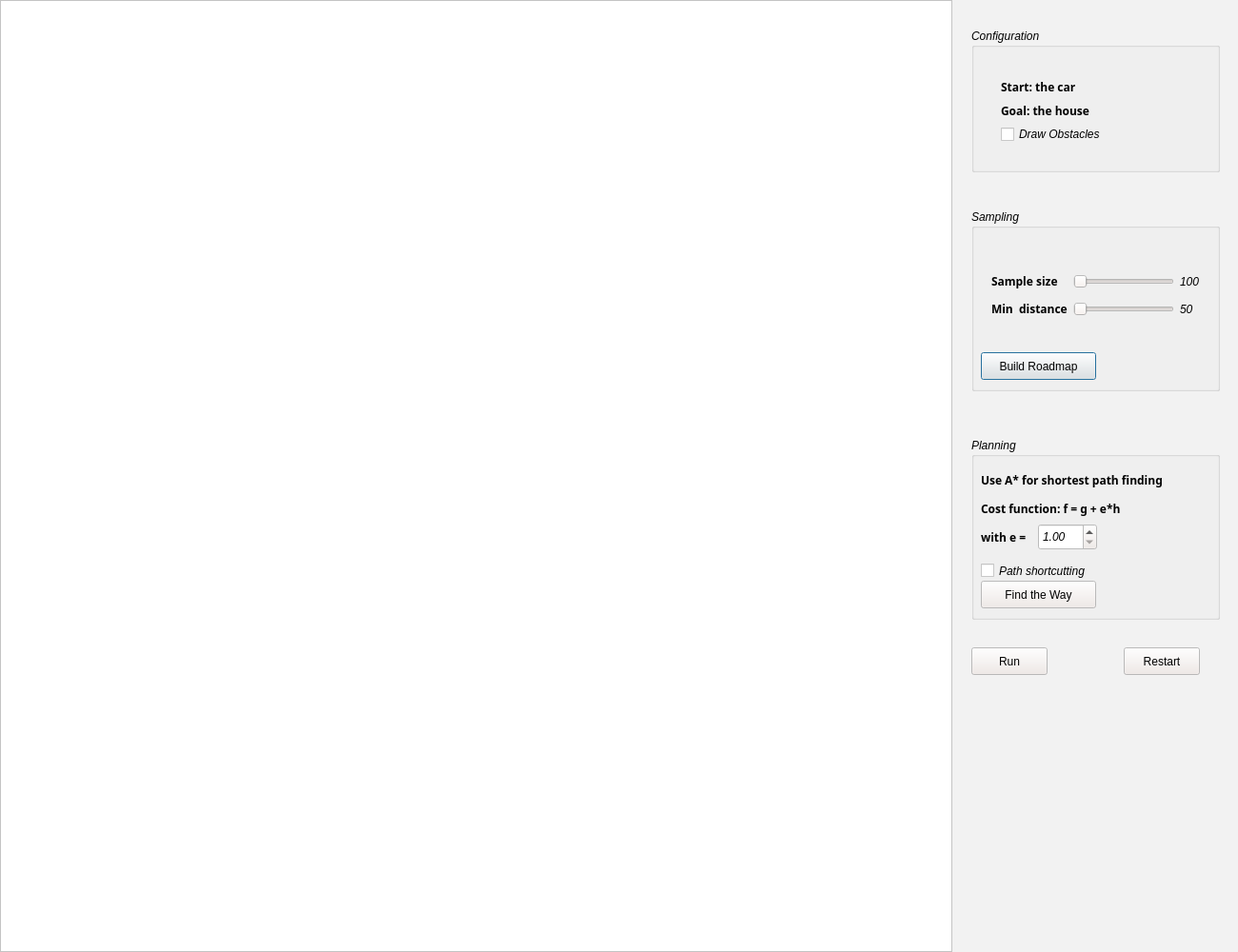
<?xml version="1.0" encoding="UTF-8"?>
<ui version="4.0">
 <class>Dialog</class>
 <widget class="QDialog" name="Dialog">
  <property name="geometry">
   <rect>
    <x>0</x>
    <y>0</y>
    <width>1300</width>
    <height>1000</height>
   </rect>
  </property>
  <property name="palette">
   <palette>
    <active>
     <colorrole role="WindowText">
      <brush brushstyle="SolidPattern">
       <color alpha="255">
        <red>0</red>
        <green>0</green>
        <blue>0</blue>
       </color>
      </brush>
     </colorrole>
     <colorrole role="Button">
      <brush brushstyle="SolidPattern">
       <color alpha="255">
        <red>240</red>
        <green>233</green>
        <blue>230</blue>
       </color>
      </brush>
     </colorrole>
     <colorrole role="Light">
      <brush brushstyle="SolidPattern">
       <color alpha="255">
        <red>255</red>
        <green>255</green>
        <blue>255</blue>
       </color>
      </brush>
     </colorrole>
     <colorrole role="Midlight">
      <brush brushstyle="SolidPattern">
       <color alpha="255">
        <red>247</red>
        <green>244</green>
        <blue>242</blue>
       </color>
      </brush>
     </colorrole>
     <colorrole role="Dark">
      <brush brushstyle="SolidPattern">
       <color alpha="255">
        <red>170</red>
        <green>255</green>
        <blue>127</blue>
       </color>
      </brush>
     </colorrole>
     <colorrole role="Mid">
      <brush brushstyle="SolidPattern">
       <color alpha="255">
        <red>0</red>
        <green>0</green>
        <blue>0</blue>
       </color>
      </brush>
     </colorrole>
     <colorrole role="Text">
      <brush brushstyle="SolidPattern">
       <color alpha="255">
        <red>0</red>
        <green>0</green>
        <blue>0</blue>
       </color>
      </brush>
     </colorrole>
     <colorrole role="BrightText">
      <brush brushstyle="SolidPattern">
       <color alpha="255">
        <red>255</red>
        <green>255</green>
        <blue>255</blue>
       </color>
      </brush>
     </colorrole>
     <colorrole role="ButtonText">
      <brush brushstyle="SolidPattern">
       <color alpha="255">
        <red>0</red>
        <green>0</green>
        <blue>0</blue>
       </color>
      </brush>
     </colorrole>
     <colorrole role="Base">
      <brush brushstyle="SolidPattern">
       <color alpha="255">
        <red>255</red>
        <green>255</green>
        <blue>255</blue>
       </color>
      </brush>
     </colorrole>
     <colorrole role="Window">
      <brush brushstyle="SolidPattern">
       <color alpha="200">
        <red>238</red>
        <green>238</green>
        <blue>238</blue>
       </color>
      </brush>
     </colorrole>
     <colorrole role="Shadow">
      <brush brushstyle="SolidPattern">
       <color alpha="255">
        <red>0</red>
        <green>0</green>
        <blue>0</blue>
       </color>
      </brush>
     </colorrole>
     <colorrole role="AlternateBase">
      <brush brushstyle="SolidPattern">
       <color alpha="255">
        <red>240</red>
        <green>247</green>
        <blue>242</blue>
       </color>
      </brush>
     </colorrole>
     <colorrole role="ToolTipBase">
      <brush brushstyle="SolidPattern">
       <color alpha="255">
        <red>255</red>
        <green>255</green>
        <blue>220</blue>
       </color>
      </brush>
     </colorrole>
     <colorrole role="ToolTipText">
      <brush brushstyle="SolidPattern">
       <color alpha="255">
        <red>0</red>
        <green>0</green>
        <blue>0</blue>
       </color>
      </brush>
     </colorrole>
    </active>
    <inactive>
     <colorrole role="WindowText">
      <brush brushstyle="SolidPattern">
       <color alpha="255">
        <red>0</red>
        <green>0</green>
        <blue>0</blue>
       </color>
      </brush>
     </colorrole>
     <colorrole role="Button">
      <brush brushstyle="SolidPattern">
       <color alpha="255">
        <red>240</red>
        <green>233</green>
        <blue>230</blue>
       </color>
      </brush>
     </colorrole>
     <colorrole role="Light">
      <brush brushstyle="SolidPattern">
       <color alpha="255">
        <red>255</red>
        <green>255</green>
        <blue>255</blue>
       </color>
      </brush>
     </colorrole>
     <colorrole role="Midlight">
      <brush brushstyle="SolidPattern">
       <color alpha="255">
        <red>247</red>
        <green>244</green>
        <blue>242</blue>
       </color>
      </brush>
     </colorrole>
     <colorrole role="Dark">
      <brush brushstyle="SolidPattern">
       <color alpha="255">
        <red>170</red>
        <green>255</green>
        <blue>127</blue>
       </color>
      </brush>
     </colorrole>
     <colorrole role="Mid">
      <brush brushstyle="SolidPattern">
       <color alpha="255">
        <red>0</red>
        <green>0</green>
        <blue>0</blue>
       </color>
      </brush>
     </colorrole>
     <colorrole role="Text">
      <brush brushstyle="SolidPattern">
       <color alpha="255">
        <red>0</red>
        <green>0</green>
        <blue>0</blue>
       </color>
      </brush>
     </colorrole>
     <colorrole role="BrightText">
      <brush brushstyle="SolidPattern">
       <color alpha="255">
        <red>255</red>
        <green>255</green>
        <blue>255</blue>
       </color>
      </brush>
     </colorrole>
     <colorrole role="ButtonText">
      <brush brushstyle="SolidPattern">
       <color alpha="255">
        <red>0</red>
        <green>0</green>
        <blue>0</blue>
       </color>
      </brush>
     </colorrole>
     <colorrole role="Base">
      <brush brushstyle="SolidPattern">
       <color alpha="255">
        <red>255</red>
        <green>255</green>
        <blue>255</blue>
       </color>
      </brush>
     </colorrole>
     <colorrole role="Window">
      <brush brushstyle="SolidPattern">
       <color alpha="200">
        <red>238</red>
        <green>238</green>
        <blue>238</blue>
       </color>
      </brush>
     </colorrole>
     <colorrole role="Shadow">
      <brush brushstyle="SolidPattern">
       <color alpha="255">
        <red>0</red>
        <green>0</green>
        <blue>0</blue>
       </color>
      </brush>
     </colorrole>
     <colorrole role="AlternateBase">
      <brush brushstyle="SolidPattern">
       <color alpha="255">
        <red>240</red>
        <green>247</green>
        <blue>242</blue>
       </color>
      </brush>
     </colorrole>
     <colorrole role="ToolTipBase">
      <brush brushstyle="SolidPattern">
       <color alpha="255">
        <red>255</red>
        <green>255</green>
        <blue>220</blue>
       </color>
      </brush>
     </colorrole>
     <colorrole role="ToolTipText">
      <brush brushstyle="SolidPattern">
       <color alpha="255">
        <red>0</red>
        <green>0</green>
        <blue>0</blue>
       </color>
      </brush>
     </colorrole>
    </inactive>
    <disabled>
     <colorrole role="WindowText">
      <brush brushstyle="SolidPattern">
       <color alpha="255">
        <red>170</red>
        <green>255</green>
        <blue>127</blue>
       </color>
      </brush>
     </colorrole>
     <colorrole role="Button">
      <brush brushstyle="SolidPattern">
       <color alpha="255">
        <red>240</red>
        <green>233</green>
        <blue>230</blue>
       </color>
      </brush>
     </colorrole>
     <colorrole role="Light">
      <brush brushstyle="SolidPattern">
       <color alpha="255">
        <red>255</red>
        <green>255</green>
        <blue>255</blue>
       </color>
      </brush>
     </colorrole>
     <colorrole role="Midlight">
      <brush brushstyle="SolidPattern">
       <color alpha="255">
        <red>247</red>
        <green>244</green>
        <blue>242</blue>
       </color>
      </brush>
     </colorrole>
     <colorrole role="Dark">
      <brush brushstyle="SolidPattern">
       <color alpha="255">
        <red>170</red>
        <green>255</green>
        <blue>127</blue>
       </color>
      </brush>
     </colorrole>
     <colorrole role="Mid">
      <brush brushstyle="SolidPattern">
       <color alpha="255">
        <red>0</red>
        <green>0</green>
        <blue>0</blue>
       </color>
      </brush>
     </colorrole>
     <colorrole role="Text">
      <brush brushstyle="SolidPattern">
       <color alpha="255">
        <red>170</red>
        <green>255</green>
        <blue>127</blue>
       </color>
      </brush>
     </colorrole>
     <colorrole role="BrightText">
      <brush brushstyle="SolidPattern">
       <color alpha="255">
        <red>255</red>
        <green>255</green>
        <blue>255</blue>
       </color>
      </brush>
     </colorrole>
     <colorrole role="ButtonText">
      <brush brushstyle="SolidPattern">
       <color alpha="255">
        <red>170</red>
        <green>255</green>
        <blue>127</blue>
       </color>
      </brush>
     </colorrole>
     <colorrole role="Base">
      <brush brushstyle="SolidPattern">
       <color alpha="200">
        <red>238</red>
        <green>238</green>
        <blue>238</blue>
       </color>
      </brush>
     </colorrole>
     <colorrole role="Window">
      <brush brushstyle="SolidPattern">
       <color alpha="200">
        <red>238</red>
        <green>238</green>
        <blue>238</blue>
       </color>
      </brush>
     </colorrole>
     <colorrole role="Shadow">
      <brush brushstyle="SolidPattern">
       <color alpha="255">
        <red>0</red>
        <green>0</green>
        <blue>0</blue>
       </color>
      </brush>
     </colorrole>
     <colorrole role="AlternateBase">
      <brush brushstyle="SolidPattern">
       <color alpha="255">
        <red>240</red>
        <green>247</green>
        <blue>242</blue>
       </color>
      </brush>
     </colorrole>
     <colorrole role="ToolTipBase">
      <brush brushstyle="SolidPattern">
       <color alpha="255">
        <red>255</red>
        <green>255</green>
        <blue>220</blue>
       </color>
      </brush>
     </colorrole>
     <colorrole role="ToolTipText">
      <brush brushstyle="SolidPattern">
       <color alpha="255">
        <red>0</red>
        <green>0</green>
        <blue>0</blue>
       </color>
      </brush>
     </colorrole>
    </disabled>
   </palette>
  </property>
  <property name="windowTitle">
   <string>Dialog</string>
  </property>
  <property name="autoFillBackground">
   <bool>false</bool>
  </property>
  <widget class="QGraphicsView" name="graphicsView">
   <property name="geometry">
    <rect>
     <x>0</x>
     <y>0</y>
     <width>1000</width>
     <height>1000</height>
    </rect>
   </property>
   <property name="verticalScrollBarPolicy">
    <enum>Qt::ScrollBarAlwaysOff</enum>
   </property>
   <property name="horizontalScrollBarPolicy">
    <enum>Qt::ScrollBarAlwaysOff</enum>
   </property>
   <property name="renderHints">
    <set>QPainter::Antialiasing|QPainter::TextAntialiasing</set>
   </property>
  </widget>
  <widget class="QGroupBox" name="groupBox">
   <property name="geometry">
    <rect>
     <x>1020</x>
     <y>220</y>
     <width>261</width>
     <height>191</height>
    </rect>
   </property>
   <property name="font">
    <font>
     <family>Ubuntu</family>
     <italic>true</italic>
    </font>
   </property>
   <property name="title">
    <string>Sampling</string>
   </property>
   <widget class="QPushButton" name="BuildRoadmap">
    <property name="geometry">
     <rect>
      <x>10</x>
      <y>150</y>
      <width>121</width>
      <height>29</height>
     </rect>
    </property>
    <property name="font">
     <font>
      <italic>false</italic>
     </font>
    </property>
    <property name="text">
     <string>Build Roadmap</string>
    </property>
   </widget>
   <widget class="QWidget" name="">
    <property name="geometry">
     <rect>
      <x>10</x>
      <y>50</y>
      <width>241</width>
      <height>81</height>
     </rect>
    </property>
    <layout class="QGridLayout" name="gridLayout">
     <item row="0" column="0">
      <widget class="QLabel" name="label">
       <property name="font">
        <font>
         <family>Ubuntu Mono</family>
         <weight>75</weight>
         <italic>false</italic>
         <bold>true</bold>
        </font>
       </property>
       <property name="text">
        <string>Sample size</string>
       </property>
      </widget>
     </item>
     <item row="0" column="1">
      <widget class="QSlider" name="sample_Slider">
       <property name="minimum">
        <number>100</number>
       </property>
       <property name="maximum">
        <number>1000</number>
       </property>
       <property name="orientation">
        <enum>Qt::Horizontal</enum>
       </property>
      </widget>
     </item>
     <item row="0" column="2">
      <widget class="QLabel" name="label_sample">
       <property name="text">
        <string>100</string>
       </property>
      </widget>
     </item>
     <item row="1" column="0">
      <widget class="QLabel" name="label_2">
       <property name="font">
        <font>
         <family>Ubuntu Mono</family>
         <weight>75</weight>
         <italic>false</italic>
         <bold>true</bold>
        </font>
       </property>
       <property name="text">
        <string>Min  distance</string>
       </property>
      </widget>
     </item>
     <item row="1" column="1">
      <widget class="QSlider" name="distance_Slider">
       <property name="minimum">
        <number>50</number>
       </property>
       <property name="maximum">
        <number>100</number>
       </property>
       <property name="orientation">
        <enum>Qt::Horizontal</enum>
       </property>
      </widget>
     </item>
     <item row="1" column="2">
      <widget class="QLabel" name="label_distance">
       <property name="text">
        <string>50</string>
       </property>
      </widget>
     </item>
    </layout>
   </widget>
   <zorder>layoutWidget</zorder>
   <zorder>BuildRoadmap</zorder>
   <zorder>label_sample</zorder>
   <zorder>label_distance</zorder>
  </widget>
  <widget class="QGroupBox" name="groupBox_2">
   <property name="geometry">
    <rect>
     <x>1020</x>
     <y>30</y>
     <width>261</width>
     <height>151</height>
    </rect>
   </property>
   <property name="font">
    <font>
     <family>Ubuntu</family>
     <italic>true</italic>
    </font>
   </property>
   <property name="title">
    <string>Configuration</string>
   </property>
   <widget class="QWidget" name="layoutWidget">
    <property name="geometry">
     <rect>
      <x>20</x>
      <y>41</y>
      <width>131</width>
      <height>91</height>
     </rect>
    </property>
    <layout class="QVBoxLayout" name="verticalLayout">
     <item>
      <widget class="QLabel" name="label_4">
       <property name="font">
        <font>
         <family>Ubuntu Mono</family>
         <weight>75</weight>
         <italic>false</italic>
         <bold>true</bold>
        </font>
       </property>
       <property name="text">
        <string>Start: the car</string>
       </property>
      </widget>
     </item>
     <item>
      <widget class="QLabel" name="label_5">
       <property name="font">
        <font>
         <family>Ubuntu Mono</family>
         <weight>75</weight>
         <italic>false</italic>
         <bold>true</bold>
        </font>
       </property>
       <property name="text">
        <string>Goal: the house</string>
       </property>
      </widget>
     </item>
     <item>
      <widget class="QCheckBox" name="Obs_checkBox">
       <property name="text">
        <string>Draw Obstacles</string>
       </property>
      </widget>
     </item>
    </layout>
   </widget>
  </widget>
  <widget class="QGroupBox" name="groupBox_3">
   <property name="geometry">
    <rect>
     <x>1020</x>
     <y>460</y>
     <width>261</width>
     <height>191</height>
    </rect>
   </property>
   <property name="font">
    <font>
     <family>Ubuntu</family>
     <italic>true</italic>
    </font>
   </property>
   <property name="title">
    <string>Planning</string>
   </property>
   <widget class="QLabel" name="label_6">
    <property name="geometry">
     <rect>
      <x>10</x>
      <y>30</y>
      <width>231</width>
      <height>29</height>
     </rect>
    </property>
    <property name="font">
     <font>
      <family>Ubuntu Mono</family>
      <weight>75</weight>
      <italic>false</italic>
      <bold>true</bold>
     </font>
    </property>
    <property name="text">
     <string>Use A* for shortest path finding</string>
    </property>
   </widget>
   <widget class="QLabel" name="label_7">
    <property name="geometry">
     <rect>
      <x>10</x>
      <y>60</y>
      <width>231</width>
      <height>29</height>
     </rect>
    </property>
    <property name="font">
     <font>
      <family>Ubuntu Mono</family>
      <weight>75</weight>
      <italic>false</italic>
      <bold>true</bold>
     </font>
    </property>
    <property name="text">
     <string>Cost function: f = g + e*h</string>
    </property>
   </widget>
   <widget class="QPushButton" name="FindWayButton">
    <property name="geometry">
     <rect>
      <x>10</x>
      <y>150</y>
      <width>121</width>
      <height>29</height>
     </rect>
    </property>
    <property name="font">
     <font>
      <italic>false</italic>
     </font>
    </property>
    <property name="text">
     <string>Find the Way</string>
    </property>
   </widget>
   <widget class="QLabel" name="label_8">
    <property name="geometry">
     <rect>
      <x>10</x>
      <y>90</y>
      <width>61</width>
      <height>29</height>
     </rect>
    </property>
    <property name="font">
     <font>
      <family>Ubuntu Mono</family>
      <weight>75</weight>
      <italic>false</italic>
      <bold>true</bold>
     </font>
    </property>
    <property name="text">
     <string>with e =</string>
    </property>
   </widget>
   <widget class="QDoubleSpinBox" name="e_spin">
    <property name="geometry">
     <rect>
      <x>70</x>
      <y>90</y>
      <width>62</width>
      <height>28</height>
     </rect>
    </property>
    <property name="minimum">
     <double>1.000000000000000</double>
    </property>
    <property name="maximum">
     <double>2.000000000000000</double>
    </property>
    <property name="singleStep">
     <double>0.010000000000000</double>
    </property>
   </widget>
   <widget class="QCheckBox" name="Path_shortcut">
    <property name="geometry">
     <rect>
      <x>10</x>
      <y>130</y>
      <width>129</width>
      <height>19</height>
     </rect>
    </property>
    <property name="text">
     <string>Path shortcutting</string>
    </property>
   </widget>
  </widget>
  <widget class="QPushButton" name="Run_Button">
   <property name="geometry">
    <rect>
     <x>1020</x>
     <y>680</y>
     <width>80</width>
     <height>29</height>
    </rect>
   </property>
   <property name="text">
    <string>Run</string>
   </property>
  </widget>
  <widget class="QPushButton" name="Restart_Button">
   <property name="geometry">
    <rect>
     <x>1180</x>
     <y>680</y>
     <width>80</width>
     <height>29</height>
    </rect>
   </property>
   <property name="text">
    <string>Restart</string>
   </property>
  </widget>
 </widget>
 <layoutdefault spacing="6" margin="11"/>
 <resources/>
 <connections/>
</ui>
